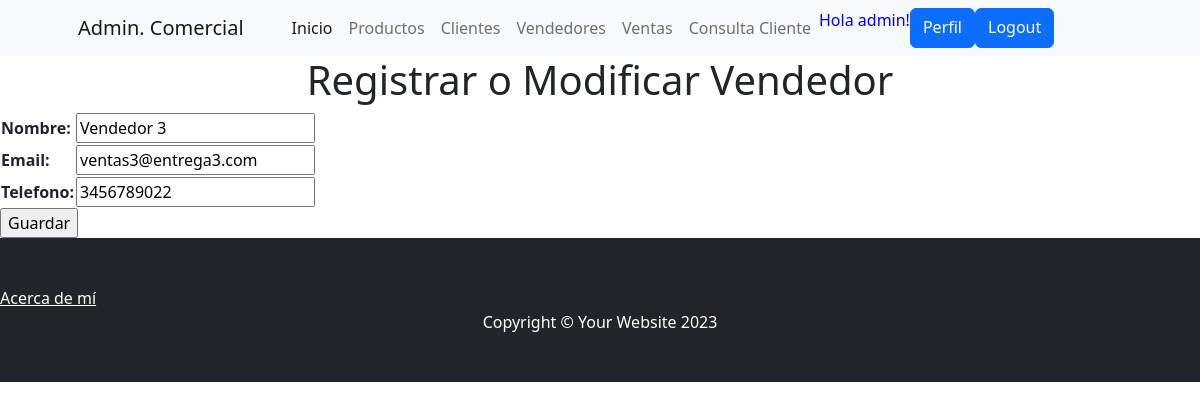
The page /update_vendedor/3/ (signed in) on the database its author committed.
### app_ventas/models.py (models this page shows, shortened)
class Vendedor(models.Model):
     nombre = models.CharField(max_length=100, blank=False)
     email = models.EmailField(max_length=100, blank=False)
     telefono = models.CharField(max_length=15, blank=False)

### app_ventas/views.py (the view)
# urls.py: path('update_vendedor/<int:pk>/', VendedorUpdate.as_view(), name="update_vendedor" ),
class VendedorUpdate(LoginRequiredMixin, UpdateView):
    model = Vendedor
    fields = ['nombre', 'email', 'telefono']
    success_url = reverse_lazy('vendedores')

### app_ventas/templates/app_ventas/vendedor_form.html (shortened to what this page needs)
{% extends 'app_ventas/index.html' %}
{% load static %}
{% block titulo %}
    <h1 class="text-center">
           Registrar o Modificar Vendedor
    </h1>
{% endblock titulo %}
{% block contenido %}
    <form action="" method="post">
        <table>
            {{ form.as_table }}
        </table>
        <input type="submit" value="Guardar">
    </form>
{% endblock contenido %}

### app_ventas/templates/app_ventas/index.html (shortened to what this page needs)
<!DOCTYPE html>
<html lang="en">
    <head>
        {% load static %}
        <link href="{% static 'app_ventas/css/styles.css' %}" rel="stylesheet" />
        <link href="https://cdnjs.cloudflare.com/ajax/libs/SimpleLightbox/2.1.0/simpleLightbox.min.css" rel="stylesheet" />
        <link rel="stylesheet" href="https://cdnjs.cloudflare.com/ajax/libs/font-awesome/6.4.0/css/all.min.css">
    </head>
    <body>
        <nav class="navbar navbar-expand-lg navbar-light bg-light">
            <div class="container px-4 px-lg-5">
                <a class="navbar-brand" href="#!">Admin. Comercial</a>
                <div class="collapse navbar-collapse" id="navbarSupportedContent">
                    <ul class="navbar-nav me-auto mb-2 mb-lg-0 ms-lg-4">
                        <li class="nav-item"><a class="nav-link active" aria-current="page" href="{% url 'home' %}">Inicio</a></li>
                        {% if user.is_authenticated %}
                        <li class="nav-item"><a class="nav-link" href="{% url 'productos' %}">Productos</a></li>
                        <li class="nav-item"><a class="nav-link" href="{% url 'clientes' %}">Clientes</a></li>
                        <li class="nav-item"><a class="nav-link" href="{% url 'vendedores' %}"> Vendedores</a></li>
                        <li class="nav-item"><a class="nav-link" href="{% url 'ventas' %}"> Ventas</a></li>
                        <li class="nav-item"><a class="nav-link" href="{% url 'consultacliente' %}">Consulta Cliente</a></li>
                        <p style="color:blue">Hola {{user.username}}!</p>
                        <a class="btn btn-primary" href="{% url 'editar_perfil' %}">Perfil</a>
                        <a class="btn btn-primary" href="{% url 'logout' %}">Logout</a>
                    {% else %}
                        <a class="btn btn-success" href="{% url 'registro' %}">Sign up</a>
                        <a class="btn btn-primary" href="{% url 'login' %}">Login</a>
                    {% endif %}
                    </ul>
                </div>
            </div>
        </nav>
        {% block titulo %}
         {% endblock titulo %}
         {% block contenido %}
        {% endblock contenido %}
        <footer class="py-5 bg-dark">
            <a class="m-0 text-center text-white" href="{% url 'about_me' %}" >Acerca de mí</a>
            <div class="container"><p class="m-0 text-center text-white">Copyright &copy; Your Website 2023</p></div>
        </footer>
    </body>
</html>

### rows shown on the page
Vendedor: nombre "Vendedor 3", email "ventas3@entrega3.com", telefono "3456789022"

### other values the page prints
{{ user.username }} "admin"
